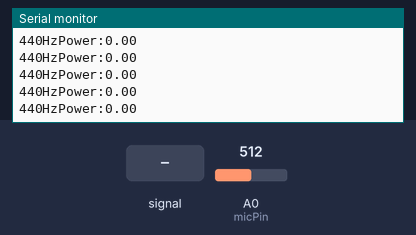
Recording of a sketch running on a simulated Arduino Uno, built with avr-gcc and run on an emulated ATmega328P. Shown: the last lines printed to the serial monitor. The test bench sets the inputs (shaded band); at power-on: A0 (micPin) = 512.

Above: at 1.2 s.
1.3 s: A0 (micPin) fed a 200 Hz sine of ±81 counts around its level
At 1.61 s:
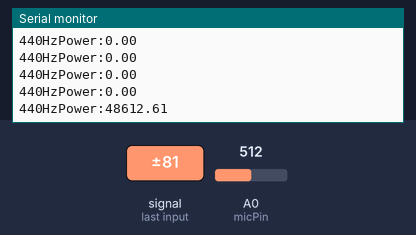
2.8 s: A0 (micPin) fed a 1000 Hz sine of ±255 counts around its level
At 3.14 s:
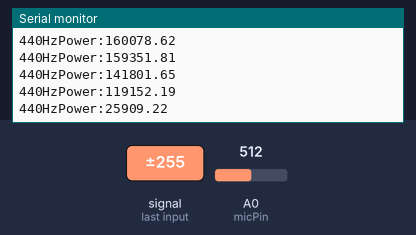
4.3 s: A0 (micPin) set to 430
At 4.42 s:
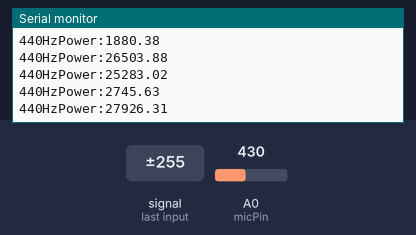
Timing chart, 0 to 7.3 s (numbered marks = the images above; inputs shaded):
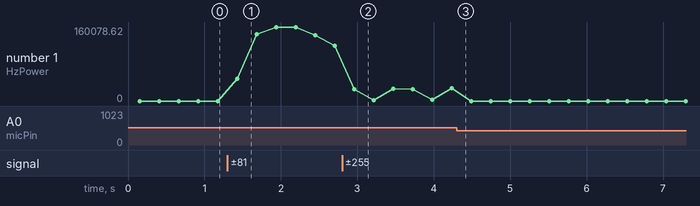

The sketch:

FrequencyGoertzel.ino
```cpp
// Goertzel tone detection at 220Hz
const int N = 400;            // number of samples
const float TARGET_FREQ = 440.0; // Hz
const float SAMPLE_RATE = 4000.0;
const int micPin = A0;
int samples[N];

void setup() {
  Serial.begin(9600);
}

void loop() {
  // Acquire samples
  for(int i=0; i<N; i++) {
    samples[i] = analogRead(micPin) - 256;
    delayMicroseconds(1000000UL/SAMPLE_RATE);
  }

  // Goertzel
  float s_prev = 0, s_prev2 = 0;
  float normalizedFreq = TARGET_FREQ / SAMPLE_RATE;
  float coeff = 2 * cos(2 * PI * normalizedFreq);

  for(int i=0; i<N; i++) {
    float s = samples[i] + coeff * s_prev - s_prev2;
    s_prev2 = s_prev;
    s_prev = s;
  }
  float power = s_prev2 * s_prev2 + s_prev * s_prev - coeff * s_prev * s_prev2;
  Serial.print("440HzPower:");
  Serial.println(power);

  delay(100);
}
```

Measured:
- after the input at 1.3 s, the serial monitor: prints a new line after 0.13 s (image 1)
- after the input at 2.8 s, the serial monitor: prints a new line after 0.16 s (image 2)
- plotted number 1: 0 → 119152.19 after the input at 1.3 s, 119152.19 → 27926.31 after the input at 2.8 s, 27926.31 → 0 after the input at 4.3 s
